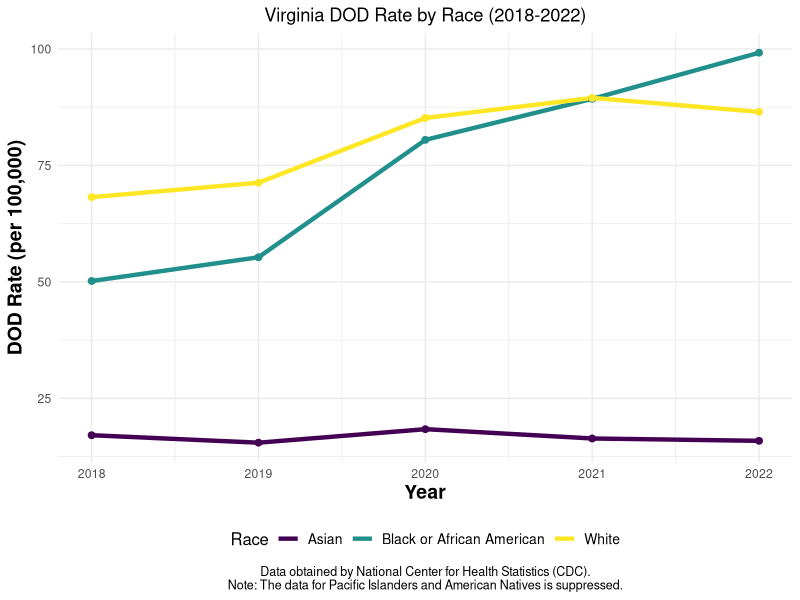

Reproduce this figure in R.

# Load necessary libraries
library(dplyr)
library(tidyr)
library(ggplot2)
library(viridis)
library(here)

#Data Import
VA_DOD_RACE_1822<- read.csv(here("Data/raw_data/MCOD VA 1822", "VA.DOD.RACE.1822.txt"), sep = "\t", header = TRUE)

#Prepare data
VA_DOD_RACE_1822 <- VA_DOD_RACE_1822 %>%
  select(Year,Single.Race.6,Crude.Rate) %>%
  na.omit()


# Clean and preprocess the data
VA_DOD_RACE_1822_clean <- VA_DOD_RACE_1822 %>%
  filter(!Crude.Rate %in% c("Suppressed", "Unreliable")) %>% # Remove suppressed and unreliable values
  mutate(Crude.Rate = as.numeric(Crude.Rate),                # Convert Crude Rate to numeric
         Year = as.integer(Year))                            # Convert Year to integer

# Plotting the line graph
ggplot(VA_DOD_RACE_1822_clean, aes(x = Year, y = Crude.Rate, color = `Single.Race.6`)) +
  geom_line(size = 1.5) +
  geom_point(size = 2, show.legend = FALSE) +
  labs(title = "Virginia DOD Rate by Race (2018-2022)",
       x = "Year",
       y = "DOD Rate (per 100,000)",
       color = "Race",
       caption = "Data obtained by National Center for Health Statistics (CDC).\nNote: The data for Pacific Islanders and American Natives is suppressed.") +
  theme_minimal() +
  theme(plot.title = element_text(hjust = 0.5),
        axis.title.x = element_text(size = 14, face = "bold"),
        axis.title.y = element_text(size = 14, face = "bold"),
        legend.title = element_text(size = 12),
        legend.text = element_text(size = 10),
        legend.position = "bottom",
        plot.caption = element_text(hjust = 0.5, size = 9),
        guides(color = guide_legend(override.aes = list(shape = NA))))+
  scale_color_viridis(discrete = TRUE) 
